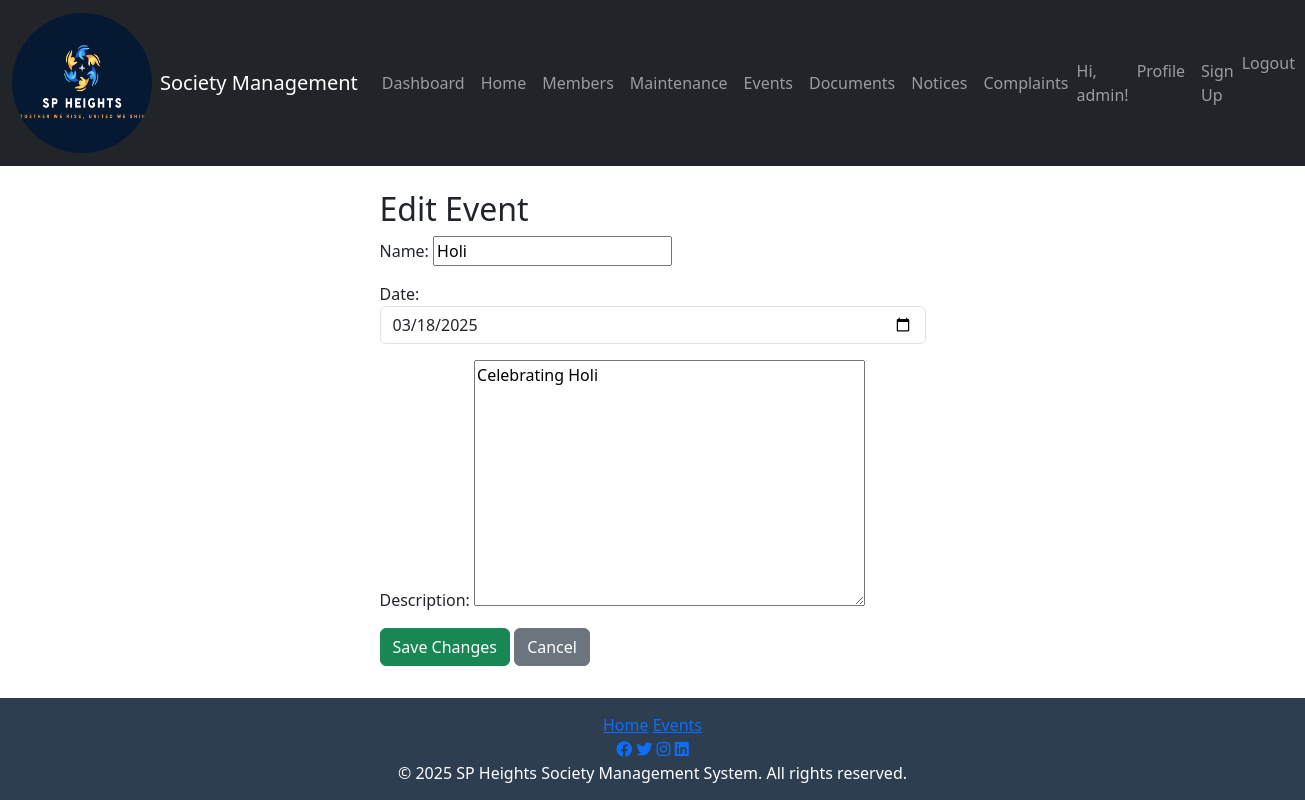
/events/edit/4/ (signed in), run on the app's committed database.
### society/models.py (models this page shows, shortened)
class CustomUser(AbstractUser):
    USER_TYPE_CHOICES = [
        ('admin', 'Admin'),
        ('flat_owner', 'Flat Owner'),
        ('tenant', 'Tenant'),
    ]
    phone_number = models.CharField(max_length=15)
    flat_number = models.CharField(max_length=10)
    user_type = models.CharField(max_length=20, choices=USER_TYPE_CHOICES, default='flat_owner')
    is_admin = models.BooleanField(default=False)
    is_flat_owner = models.BooleanField(default=False)
    is_tenant = models.BooleanField(default=False)

class Event(models.Model):
    name = models.CharField(max_length=200)
    date = models.DateField()
    description = models.TextField()
    created_by = models.ForeignKey(CustomUser, on_delete=models.CASCADE)

### society/views.py (the view)
# urls.py: path('events/edit/<int:event_id>/', edit_event, name='edit_event'),
@login_required
def edit_event(request, event_id):
    event = get_object_or_404(Event, id=event_id)
    if request.method == 'POST':
        form = EventForm(request.POST, instance=event)
        if form.is_valid():
            form.save()
            return redirect('event_list')
    else:
        form = EventForm(instance=event)
    return render(request, 'edit_event.html', {'form': form})

### society/forms.py
class EventForm(forms.ModelForm):
    date = forms.DateField(
        widget=forms.DateInput(
            attrs={
                'type': 'date',
                'class': 'form-control',
                'min': date.today().strftime('%Y-%m-%d')  # Restricts past dates
            }
        )
    )
    class Meta:
        model = Event
        fields = ['name', 'date', 'description']

### template/edit_event.html (shortened to what this page needs)
{% extends 'base.html' %}
{% block content %}
<div class="row">
    <div class="col-md-6 offset-md-3">
        <h2>Edit Event</h2>
        <form method="post">
            {{ form.as_p }}
            <button type="submit" class="btn btn-success">Save Changes</button>
            <a href="{% url 'event_list' %}" class="btn btn-secondary">Cancel</a>
        </form>
    </div>
</div>
{% endblock %}

### template/base.html (shortened to what this page needs)
{% load static %}
<!DOCTYPE html>
<html lang="en">
<head>
    <link href="https://cdn.jsdelivr.net/npm/bootstrap@5.3.0/dist/css/bootstrap.min.css" rel="stylesheet">
    <link href="https://cdnjs.cloudflare.com/ajax/libs/font-awesome/6.0.0-beta3/css/all.min.css" rel="stylesheet">
    <link href="https://cdnjs.cloudflare.com/ajax/libs/animate.css/4.1.1/animate.min.css" rel="stylesheet">
    <link rel="stylesheet" href="{% static 'css/styles.css' %}">
</head>
<body>
    <div class="d-flex flex-column min-vh-100">
        <nav class="navbar navbar-expand-lg navbar-dark bg-dark">
            <div class="container-fluid">
                <a class="navbar-brand d-flex align-items-center" href="{% url 'home' %}">
                    <img src="{% static 'images/logo.png' %}" alt="Logo" class="logo me-2">
                    <span>Society Management</span>
                </a>
                <div class="collapse navbar-collapse" id="navbarNav">
                    <ul class="navbar-nav me-auto">
                        <li class="nav-item"><a class="nav-link" href="{% url 'dashboard' %}">Dashboard</a></li>
                        <li class="nav-item"><a class="nav-link" href="{% url 'home' %}">Home</a></li>
                        <li class="nav-item"><a class="nav-link" href="{% url 'membership_directory' %}">Members</a></li>
                        <li class="nav-item"><a class="nav-link" href="{% url 'maintenance_requests' %}">Maintenance</a></li>
                        <li class="nav-item"><a class="nav-link" href="{% url 'event_list' %}">Events</a></li>
                        <li class="nav-item"><a class="nav-link" href="{% url 'document_list' %}">Documents</a></li>
                        <li class="nav-item"><a class="nav-link" href="{% url 'notice_list' %}">Notices</a></li>
                        <li class="nav-item"><a class="nav-link" href="{% url 'complaint_list' %}">Complaints</a></li>
                    </ul>
                    <ul class="navbar-nav ms-auto">
                        {% if user.is_authenticated %}
                            <li class="nav-item d-flex align-items-center">
                                <span class="navbar-text welcome-text">Hi, {{ user.username }}!</span>
                            </li>
                            <li class="nav-item"><a class="nav-link" href="{% url 'profile' %}">Profile</a></li>
                            {% if user.is_staff %}
                                <li class="nav-item"><a class="nav-link" href="{% url 'signup' %}">Sign Up</a></li>
                            {% endif %}
                            <li class="nav-item">
                                <form action="{% url 'logout' %}" method="post" class="d-inline">
                                    <button type="submit" class="btn btn-link nav-link" style="padding: 0; border: none; background: none;">Logout</button>
                                </form>
                            </li>
                        {% else %}
                            <li class="nav-item"><a class="nav-link" href="{% url 'login' %}">Login</a></li>
                        {% endif %}
                    </ul>
                </div>
            </div>
        </nav>
        <div class="container flex-grow-1 mt-4">
            {% block content %}
            {% endblock %}
        </div>
       <footer>
    <div class="footer-content">
        <div class="footer-links">
            <a href="{% url 'home' %}">Home</a>
            <a href="{% url 'event_list' %}">Events</a>
        </div>
        <div class="footer-social">
            <a href="#" target="_blank"><i class="fab fa-facebook"></i></a>
            <a href="#" target="_blank"><i class="fab fa-twitter"></i></a>
            <a href="#" target="_blank"><i class="fab fa-instagram"></i></a>
            <a href="#" target="_blank"><i class="fab fa-linkedin"></i></a>
        </div>
        <div class="footer-copyright">
            &copy; 2025 SP Heights Society Management System. All rights reserved.
        </div>
    </div>
</footer>
</body>
</html>

### static/css/styles.css (style rules this page uses)
html, body { height: 100%; display: flex; flex-direction: column; }
.container { flex: 1; }
footer { background-color: #2c3e50; color: white; text-align: center; padding: 15px 0; width: 100%; position: relative; bottom: 0; }
.logo { width: 140px; height: 140px; border-radius: 150%; }

### data on the page
CustomUser: username "admin"
Event: name "Holi", date "03/18/2025", description "Celebrating Holi"
